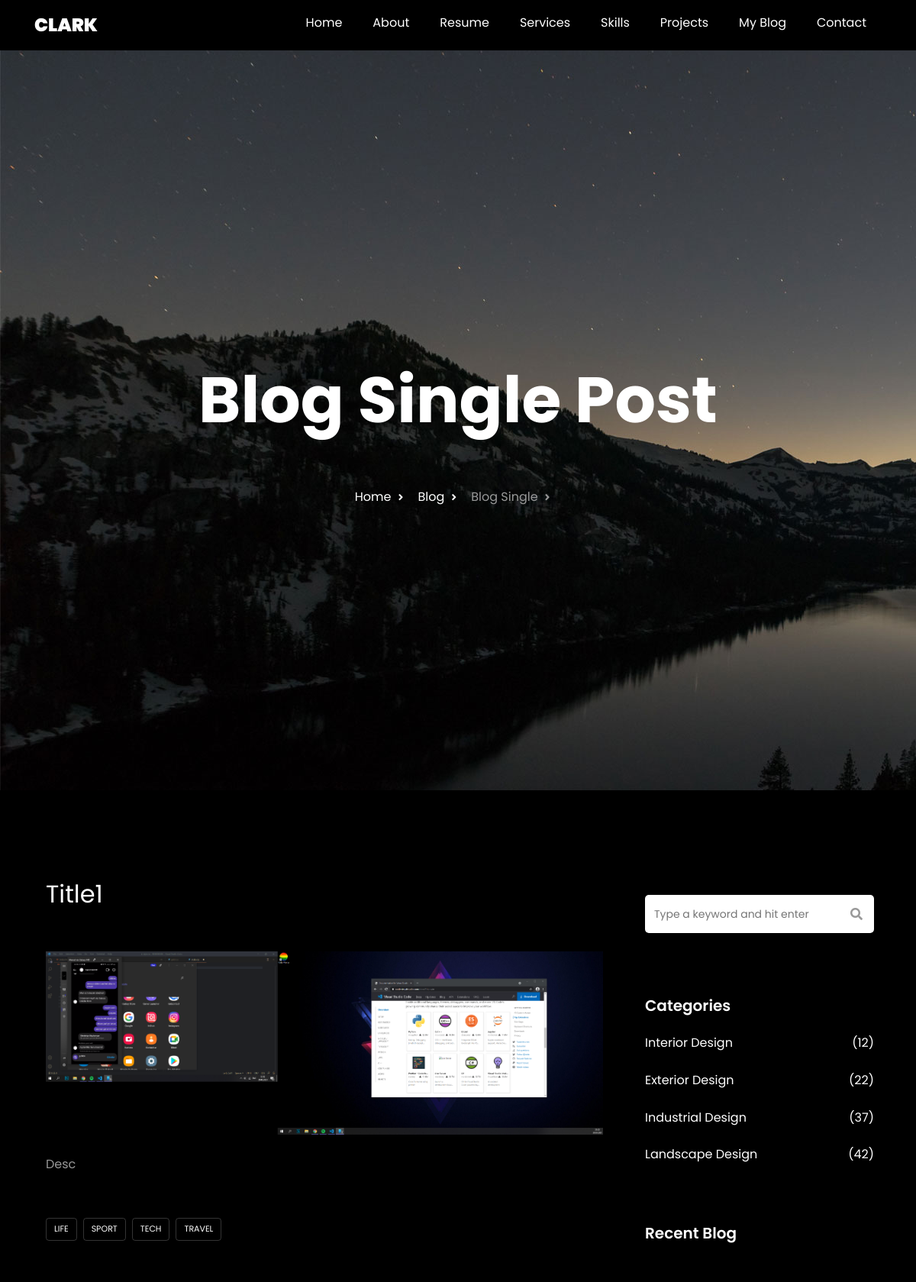
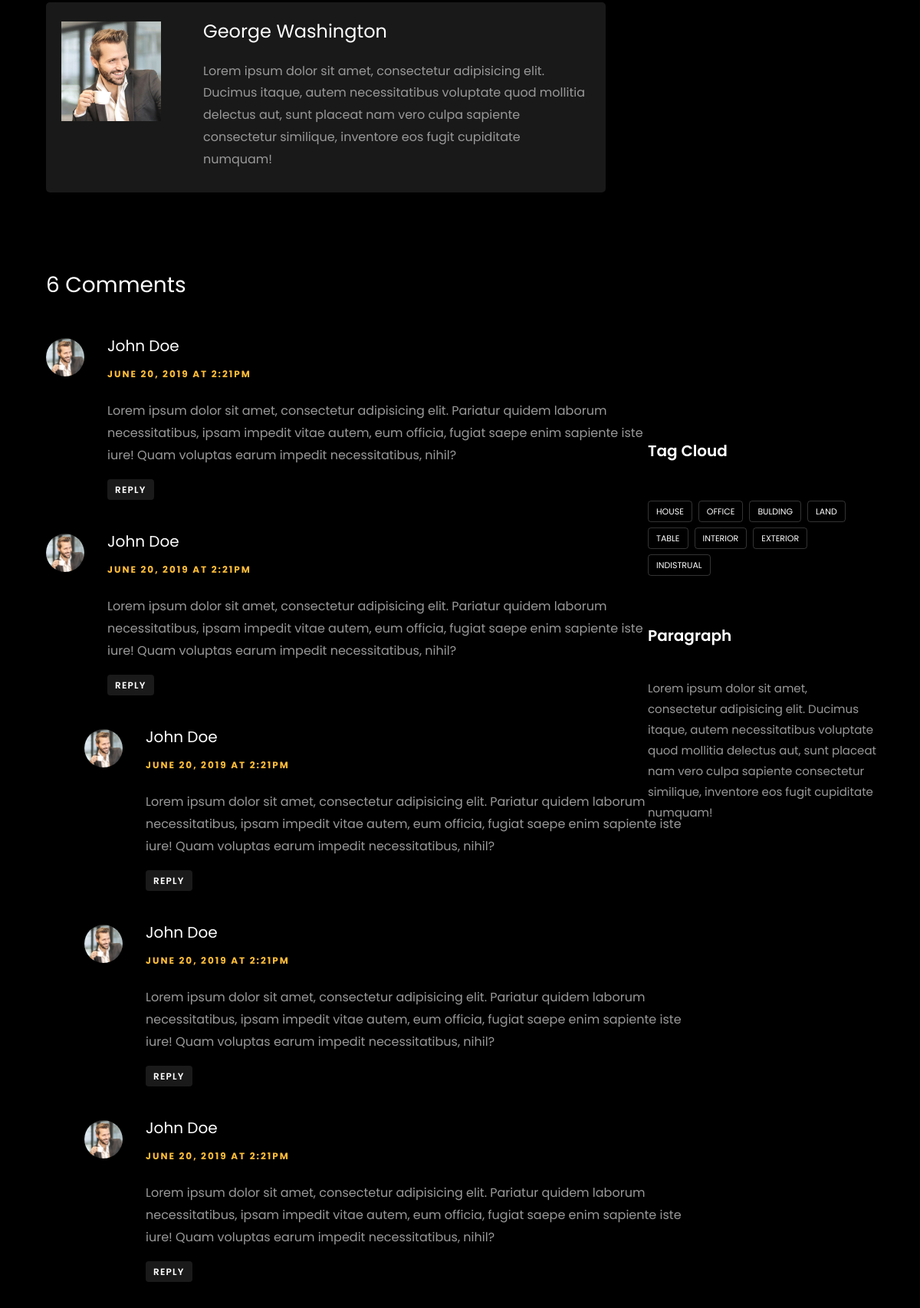
Screenshot of /single-blog/3 (upper part) with the database file from the repository (2 pictures, top to bottom).
### PortfolioProject/models.py (models this page shows, shortened)
class Blog(db.Model):
    __tablename__ = 'blog'
    id = db.Column(db.Integer, primary_key=True)
    title = db.Column(db.String(100), nullable=False)
    date_posted = db.Column(db.DateTime, default=datetime.utcnow)
    short_description = db.Column(db.String(100), nullable=False)
    description = db.Column(db.Text, nullable=False)
    image = db.Column(db.String(20), default='uploads/default.jpeg')
    category = db.Column(db.Integer, db.ForeignKey('blogcategory.id'), nullable=False)

### PortfolioProject/controlers.py (the view)
@app.route('/single-blog/<int:id>')
def single_blog(id):
    blog = Blog.query.get_or_404(id)
    return render_template('blog.html/', blog=blog)

### PortfolioProject/templates/blog.html (shortened to what this page needs)
<!DOCTYPE html>
<html lang="en">
<head>
    <link rel="stylesheet" href="https://cdnjs.cloudflare.com/ajax/libs/font-awesome/5.15.3/css/all.min.css" />
    <link rel="stylesheet" href="{{url_for('static', filename = 'css/blogStyle.css')}}">
</head>
<body>
    <header>
        <div class="header">
            <div class="header-nav">
                <div class="header-logo">
                    <a href="/">Clark</a>
                </div>
                <div class="header-list">
                    <ul>
                        <a href="">
                            <li>Home</li>
                        </a>
                        <a href="">
                            <li>About</li>
                        </a>
                        <a href="">
                            <li>Resume</li>
                        </a>
                        <a href="">
                            <li>Services</li>
                        </a>
                        <a href="">
                            <li>Skills</li>
                        </a>
                        <a href="">
                            <li>Projects</li>
                        </a>
                        <a href="">
                            <li>My Blog</li>
                        </a>
                        <a href="">
                            <li>Contact</li>
                        </a>
                    </ul>
                    </div>
            </div>
    </header>
    <main>
        <div class="single-blog">
            <div class="single-blog-container">
                <div class="single-blog-container-text">
                    <h1>Blog Single Post</h1>
                    <p>
                        <span>
                            <a href="/">Home <i class="fas fa-angle-right"></i></a>
                        </span>
                            <span>
                            <a href="/blog">Blog <i class="fas fa-angle-right"></i></a>
                        </span>
                            <span>
                            Blog Single <i class="fas fa-angle-right"></i>
                        </span>
                            </p>
                </div>
            </div>
        </div>
        <div class="single-blog-main">
            <div class="single-blog-main-container">
                <div class="row1">
                    <h2>{{blog.title}}</h2>
                    <p>
                        <img src="../static/uploads/{{ blog.image }}" alt="">
                    </p>
                    <p>{{blog.description}}</p>
                    <br>
                    <div class="tag">
                        <a href=""> Life</a>
                        <a href="">Sport</a>
                        <a href="">Tech</a>
                        <a href="">Travel</a>
                    </div>
                    <div class="about">
                        <div class="image">
                            <img src="{{url_for('static', filename='img/person_1.jpg')}}" alt="">
                        </div>
                        <div class="text">
                            <h3>George Washington</h3>
                            <p>Lorem ipsum dolor sit amet, consectetur adipisicing elit. Ducimus itaque, autem necessitatibus voluptate quod mollitia delectus aut, sunt placeat nam vero culpa sapiente consectetur similique, inventore eos fugit cupiditate
                                numquam!
                            </p>
                        </div>
                    </div>
                    <div class="comments">
                        <h3>6 Comments</h3>
                        <ul>
                            <li>
                                <div class="minImageDiv">
                                    <img src="{{url_for('static', filename='img/person_1.jpg')}}" alt="" class="minImg">
                                </div>
                                <div class="comment-body">
                                    <h3>John Doe</h3>
                                    <span>June 20, 2019 At 2:21pm</span>
                                    <p>Lorem ipsum dolor sit amet, consectetur adipisicing elit. Pariatur quidem laborum necessitatibus, ipsam impedit vitae autem, eum officia, fugiat saepe enim sapiente iste iure! Quam voluptas earum impedit necessitatibus,
                                        nihil?
                                    </p>
                                    <a href="">Reply</a>
                                </div>
                            </li>
                            <li>
                                <div class="minImageDiv">
                                    <img src="{{url_for('static', filename='img/person_1.jpg')}}" alt="" class="minImg">
                                </div>
                                <div class="comment-body">
                                    <h3>John Doe</h3>
                                    <span>June 20, 2019 At 2:21pm</span>
                                    <p>Lorem ipsum dolor sit amet, consectetur adipisicing elit. Pariatur quidem laborum necessitatibus, ipsam impedit vitae autem, eum officia, fugiat saepe enim sapiente iste iure! Quam voluptas earum impedit necessitatibus,
                                        nihil?
                                    </p>
                                    <a href="">Reply</a>
                                </div>
                                <li class="reply">
                                    <div class="minImageDiv">
                                        <img src="{{url_for('static', filename='img/person_1.jpg')}}" alt="" class="minImg">
                                    </div>
                                    <div class="comment-body">
                                        <h3>John Doe</h3>
                                        <span>June 20, 2019 At 2:21pm</span>
                                        <p>Lorem ipsum dolor sit amet, consectetur adipisicing elit. Pariatur quidem laborum necessitatibus, ipsam impedit vitae autem, eum officia, fugiat saepe enim sapiente iste iure! Quam voluptas earum impedit necessitatibus,
                                            nihil?
                                        </p>
                                        <a href="">Reply</a>
                                    </div>
                                    <li class="reply">
                                        <div class="minImageDiv">
                                            <img src="{{url_for('static', filename='img/person_1.jpg')}}" alt="" class="minImg">
                                        </div>
                                        <div class="comment-body">
                                            <h3>John Doe</h3>
                                            <span>June 20, 2019 At 2:21pm</span>
                                            <p>Lorem ipsum dolor sit amet, consectetur adipisicing elit. Pariatur quidem laborum necessitatibus, ipsam impedit vitae autem, eum officia, fugiat saepe enim sapiente iste iure! Quam voluptas earum impedit necessitatibus,
                                                nihil?
                                            </p>
                                            <a href="">Reply</a>
                                        </div>
                                    </li>
                                </li>
                                <li class="reply">
                                    <div class="minImageDiv">
                                        <img src="{{url_for('static', filename='img/person_1.jpg')}}" alt="" class="minImg">
                                    </div>
                                    <div class="comment-body">
                                        <h3>John Doe</h3>
                                        <span>June 20, 2019 At 2:21pm</span>
                                        <p>Lorem ipsum dolor sit amet, consectetur adipisicing elit. Pariatur quidem laborum necessitatibus, ipsam impedit vitae autem, eum officia, fugiat saepe enim sapiente iste iure! Quam voluptas earum impedit necessitatibus,
                                            nihil?
                                        </p>
                                        <a href="">Reply</a>
                                    </div>
                                </li>
                            </li>
                        </ul>
                    </div>
                </div>
                <div class="row2">
                    <div class="sidebar">
                        <input type="text" placeholder="Type a keyword and hit enter">
                        <i class="fas fa-search"></i>
                    </div>
                    <div class="categories">
                        <h3>Categories</h3>
                        <li> <a href="">Interior Design</a> <span>(12)</span> </li>
                        <li> <a href="">Exterior Design</a> <span>(22)</span></li>
                        <li> <a href="">Industrial Design</a> <span>(37)</span></li>
                        <li> <a href="">Landscape Design</a> <span>(42)</span></li>
                    </div>
                    <div class="recent-blog">
                        <h3>Recent Blog</h3>
                        <div class="blog1">
                        </div>
                    </div>
                    <div class="tag-cloud">
                        <h3>Tag Cloud</h3>
                        <div class="tag">
                            <a href="">House</a>
                            <a href="">Office</a>
                            <a href="">Bulding</a>
                            <a href="">Land</a>
                            <a href="">Table</a>
                            <a href="">Interior</a>
                            <a href="">Exterior</a>
                            <a href="">Indistrual</a>
                        </div>
                    </div>
                    <div class="paragraph">
                        <h3>Paragraph</h3>
                        <p>Lorem ipsum dolor sit amet, consectetur adipisicing elit. Ducimus itaque, autem necessitatibus voluptate quod mollitia delectus aut, sunt placeat nam vero culpa sapiente consectetur similique, inventore eos fugit cupiditate numquam!</p>
                    </div>
                </div>
            </div>
        </div>
        </main>
</body>
</html>

### PortfolioProject/static/css/style.css (style rules this page uses)
* { box-sizing: border-box; margin: 0; font-family: 'Poppins', sans-serif; background-color: transparent; }
body { background-color: black; color: white; }
a { text-decoration: none; color: #fff; }
header { background-color: black; width: 100%; }
.header { background-color: #000000; position: fixed; z-index: 1; display: flex; justify-content: center; width: 100%; height: 66px; }
.header .header-nav { display: flex; }
.header .header-nav .header-logo { width: 10%; height: 100%; display: flex; justify-content: flex-start; margin: 0; }
.header .header-nav .header-logo a { padding-top: .7rem; padding-bottom: .7rem; margin: 0 16px 0 0; font-weight: 900; font-size: 24px; line-height: 43.2px; text-transform: uppercase; color: #fff; }
.header .header-nav .header-list { display: inline-block; width: 90%; min-width: 1011px; height: 52px; display: flex; align-items: center; justify-content: flex-end; font-size: 16px; font-weight: 400; line-height: 28.8px; }
.header .header-nav .header-list ul { display: flex; list-style: none; }
.header .header-nav .header-list a { position: relative; }
.header .header-nav .header-list li { font-size: 16px; padding-top: 1.3rem; padding-bottom: 0.7rem; padding-left: 20px; padding-right: 20px; color: #fff; }
.about { width: 100%; height: 743px; padding: 112px 0px 0px; display: flex; justify-content: center; position: relative; }
.footer .footer-container a, li { font-size: 16px; line-height: 28.8px; font-weight: 400; color: rgba(255, 255, 255, .7); }

### rows the page displays
Blog: title "Title1", image (picture), description "Desc"
